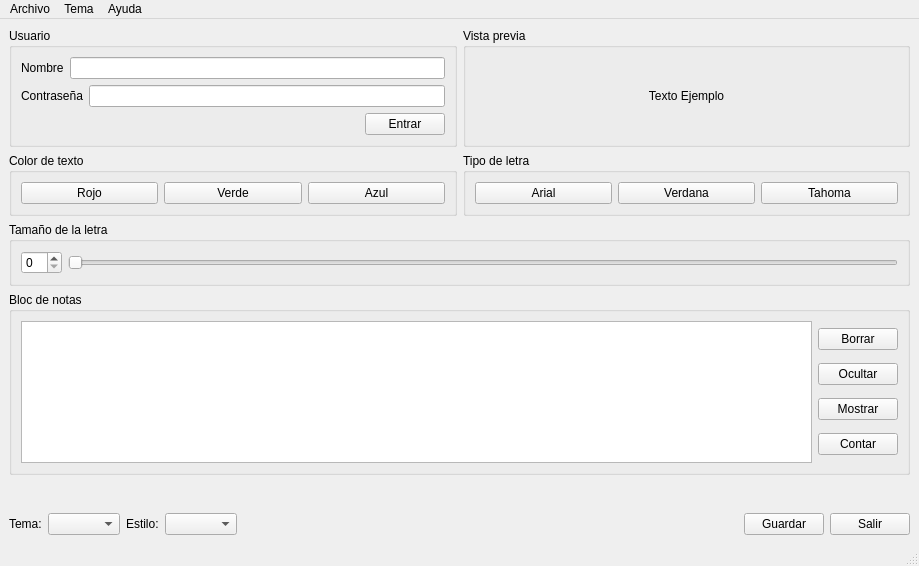
<?xml version="1.0" encoding="UTF-8"?>
<ui version="4.0">
 <class>MainWindow</class>
 <widget class="QMainWindow" name="MainWindow">
  <property name="geometry">
   <rect>
    <x>0</x>
    <y>0</y>
    <width>919</width>
    <height>566</height>
   </rect>
  </property>
  <property name="windowTitle">
   <string>MainWindow</string>
  </property>
  <widget class="QWidget" name="centralwidget">
   <layout class="QVBoxLayout" name="verticalLayout_2">
    <item>
     <layout class="QHBoxLayout" name="horizontalLayout_8" stretch="1,1">
      <item>
       <widget class="QGroupBox" name="groupBox">
        <property name="title">
         <string>Usuario</string>
        </property>
        <layout class="QHBoxLayout" name="horizontalLayout_16">
         <item>
          <layout class="QVBoxLayout" name="verticalLayout">
           <item>
            <layout class="QHBoxLayout" name="horizontalLayout">
             <item>
              <widget class="QLabel" name="label">
               <property name="text">
                <string>Nombre</string>
               </property>
              </widget>
             </item>
             <item>
              <widget class="QLineEdit" name="lineEdit"/>
             </item>
            </layout>
           </item>
           <item>
            <layout class="QHBoxLayout" name="horizontalLayout_9">
             <item>
              <widget class="QLabel" name="label_2">
               <property name="text">
                <string>Contraseña</string>
               </property>
              </widget>
             </item>
             <item>
              <widget class="QLineEdit" name="lineEdit_2"/>
             </item>
            </layout>
           </item>
           <item>
            <layout class="QHBoxLayout" name="horizontalLayout_10">
             <item>
              <spacer name="horizontalSpacer_2">
               <property name="orientation">
                <enum>Qt::Orientation::Horizontal</enum>
               </property>
               <property name="sizeHint" stdset="0">
                <size>
                 <width>40</width>
                 <height>20</height>
                </size>
               </property>
              </spacer>
             </item>
             <item>
              <widget class="QPushButton" name="pushButton">
               <property name="text">
                <string>Entrar</string>
               </property>
              </widget>
             </item>
            </layout>
           </item>
          </layout>
         </item>
        </layout>
       </widget>
      </item>
      <item>
       <widget class="QGroupBox" name="groupBox_2">
        <property name="title">
         <string>Vista previa</string>
        </property>
        <layout class="QHBoxLayout" name="horizontalLayout_17">
         <item>
          <widget class="QLabel" name="label_3">
           <property name="text">
            <string>Texto Ejemplo</string>
           </property>
           <property name="alignment">
            <set>Qt::AlignmentFlag::AlignCenter</set>
           </property>
          </widget>
         </item>
        </layout>
       </widget>
      </item>
     </layout>
    </item>
    <item>
     <layout class="QHBoxLayout" name="horizontalLayout_11">
      <item>
       <widget class="QGroupBox" name="groupBox_3">
        <property name="title">
         <string>Color de texto</string>
        </property>
        <layout class="QHBoxLayout" name="horizontalLayout_14">
         <item>
          <layout class="QHBoxLayout" name="horizontalLayout_3">
           <item>
            <widget class="QPushButton" name="pushButton_2">
             <property name="text">
              <string>Rojo</string>
             </property>
            </widget>
           </item>
           <item>
            <widget class="QPushButton" name="pushButton_3">
             <property name="text">
              <string>Verde</string>
             </property>
            </widget>
           </item>
           <item>
            <widget class="QPushButton" name="pushButton_4">
             <property name="text">
              <string>Azul</string>
             </property>
            </widget>
           </item>
          </layout>
         </item>
        </layout>
       </widget>
      </item>
      <item>
       <widget class="QGroupBox" name="groupBox_4">
        <property name="title">
         <string>Tipo de letra</string>
        </property>
        <layout class="QHBoxLayout" name="horizontalLayout_15">
         <item>
          <layout class="QHBoxLayout" name="horizontalLayout_4">
           <item>
            <widget class="QPushButton" name="pushButton_5">
             <property name="text">
              <string>Arial</string>
             </property>
            </widget>
           </item>
           <item>
            <widget class="QPushButton" name="pushButton_6">
             <property name="text">
              <string>Verdana</string>
             </property>
            </widget>
           </item>
           <item>
            <widget class="QPushButton" name="pushButton_7">
             <property name="text">
              <string>Tahoma</string>
             </property>
            </widget>
           </item>
          </layout>
         </item>
        </layout>
       </widget>
      </item>
     </layout>
    </item>
    <item>
     <widget class="QGroupBox" name="groupBox_5">
      <property name="title">
       <string>Tamaño de la letra</string>
      </property>
      <layout class="QHBoxLayout" name="horizontalLayout_12">
       <item>
        <layout class="QHBoxLayout" name="horizontalLayout_2">
         <item>
          <widget class="QSpinBox" name="spinBox"/>
         </item>
         <item>
          <widget class="QSlider" name="horizontalSlider">
           <property name="orientation">
            <enum>Qt::Orientation::Horizontal</enum>
           </property>
          </widget>
         </item>
        </layout>
       </item>
      </layout>
     </widget>
    </item>
    <item>
     <widget class="QGroupBox" name="groupBox_6">
      <property name="title">
       <string>Bloc de notas</string>
      </property>
      <layout class="QHBoxLayout" name="horizontalLayout_13">
       <item>
        <layout class="QHBoxLayout" name="horizontalLayout_7">
         <item>
          <widget class="QTextEdit" name="textEdit">
           <property name="maximumSize">
            <size>
             <width>16777215</width>
             <height>150</height>
            </size>
           </property>
          </widget>
         </item>
        </layout>
       </item>
       <item>
        <layout class="QVBoxLayout" name="verticalLayout_3">
         <item>
          <widget class="QPushButton" name="pushButton_8">
           <property name="text">
            <string>Borrar</string>
           </property>
          </widget>
         </item>
         <item>
          <widget class="QPushButton" name="pushButton_9">
           <property name="text">
            <string>Ocultar</string>
           </property>
          </widget>
         </item>
         <item>
          <widget class="QPushButton" name="pushButton_10">
           <property name="text">
            <string>Mostrar</string>
           </property>
          </widget>
         </item>
         <item>
          <widget class="QPushButton" name="pushButton_11">
           <property name="text">
            <string>Contar</string>
           </property>
          </widget>
         </item>
        </layout>
       </item>
      </layout>
     </widget>
    </item>
    <item>
     <spacer name="verticalSpacer">
      <property name="orientation">
       <enum>Qt::Orientation::Vertical</enum>
      </property>
      <property name="sizeHint" stdset="0">
       <size>
        <width>20</width>
        <height>40</height>
       </size>
      </property>
     </spacer>
    </item>
    <item>
     <layout class="QHBoxLayout" name="horizontalLayout_6">
      <item>
       <layout class="QHBoxLayout" name="horizontalLayout_5">
        <item>
         <widget class="QLabel" name="label_4">
          <property name="text">
           <string>Tema:</string>
          </property>
         </widget>
        </item>
        <item>
         <widget class="QComboBox" name="comboBox"/>
        </item>
        <item>
         <widget class="QLabel" name="lblEstilo">
          <property name="text">
           <string>Estilo:</string>
          </property>
         </widget>
        </item>
        <item>
         <widget class="QComboBox" name="cmbEstilo"/>
        </item>
       </layout>
      </item>
      <item>
       <spacer name="horizontalSpacer">
        <property name="orientation">
         <enum>Qt::Orientation::Horizontal</enum>
        </property>
        <property name="sizeHint" stdset="0">
         <size>
          <width>378</width>
          <height>20</height>
         </size>
        </property>
       </spacer>
      </item>
      <item>
       <widget class="QPushButton" name="pushButton_12">
        <property name="text">
         <string>Guardar</string>
        </property>
       </widget>
      </item>
      <item>
       <widget class="QPushButton" name="pushButton_13">
        <property name="text">
         <string>Salir</string>
        </property>
       </widget>
      </item>
     </layout>
    </item>
   </layout>
  </widget>
  <widget class="QMenuBar" name="menubar">
   <property name="geometry">
    <rect>
     <x>0</x>
     <y>0</y>
     <width>919</width>
     <height>33</height>
    </rect>
   </property>
   <widget class="QMenu" name="menuArchivo">
    <property name="title">
     <string>Archivo</string>
    </property>
    <addaction name="actionSalir"/>
   </widget>
   <widget class="QMenu" name="menuTema">
    <property name="title">
     <string>Tema</string>
    </property>
   </widget>
   <widget class="QMenu" name="menuAyuda">
    <property name="title">
     <string>Ayuda</string>
    </property>
   </widget>
   <addaction name="menuArchivo"/>
   <addaction name="menuTema"/>
   <addaction name="menuAyuda"/>
  </widget>
  <widget class="QStatusBar" name="statusbar"/>
  <action name="actionSalir">
   <property name="text">
    <string>Salir</string>
   </property>
  </action>
 </widget>
 <resources/>
 <connections/>
</ui>
